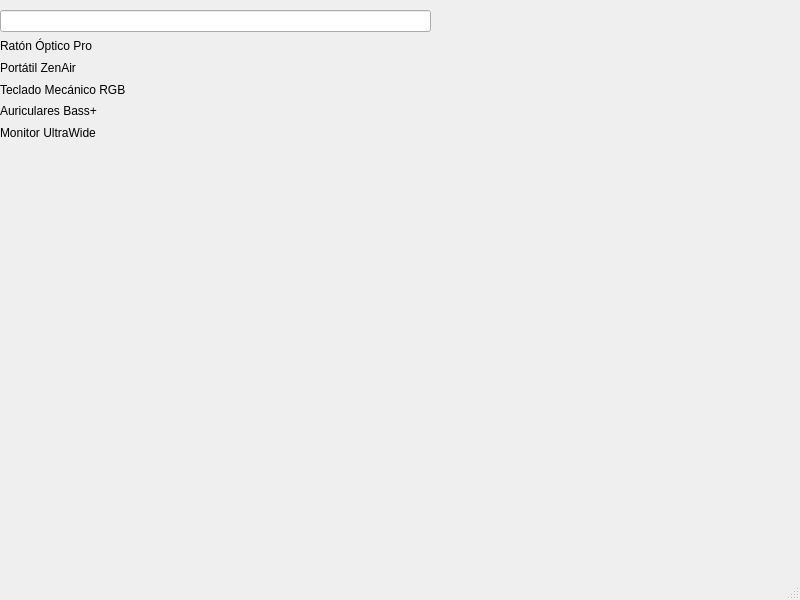
<?xml version="1.0" encoding="UTF-8"?>
<ui version="4.0">
 <class>MainWindow</class>
 <widget class="QMainWindow" name="MainWindow">
  <property name="geometry">
   <rect>
    <x>0</x>
    <y>0</y>
    <width>800</width>
    <height>600</height>
   </rect>
  </property>
  <property name="windowTitle">
   <string>MainWindow</string>
  </property>
  <widget class="QWidget" name="centralwidget">
   <widget class="QWidget" name="verticalLayoutWidget">
    <property name="geometry">
     <rect>
      <x>0</x>
      <y>10</y>
      <width>431</width>
      <height>131</height>
     </rect>
    </property>
    <layout class="QVBoxLayout" name="verticalLayout">
     <item>
      <widget class="QLineEdit" name="lineEdit"/>
     </item>
     <item>
      <widget class="QLabel" name="label">
       <property name="text">
        <string>Ratón Óptico Pro</string>
       </property>
      </widget>
     </item>
     <item>
      <widget class="QLabel" name="label_2">
       <property name="text">
        <string>Portátil ZenAir</string>
       </property>
      </widget>
     </item>
     <item>
      <widget class="QLabel" name="label_3">
       <property name="text">
        <string>Teclado Mecánico RGB</string>
       </property>
      </widget>
     </item>
     <item>
      <widget class="QLabel" name="label_4">
       <property name="text">
        <string>Auriculares Bass+</string>
       </property>
      </widget>
     </item>
     <item>
      <widget class="QLabel" name="label_5">
       <property name="text">
        <string>Monitor UltraWide</string>
       </property>
      </widget>
     </item>
    </layout>
   </widget>
  </widget>
  <widget class="QMenuBar" name="menubar">
   <property name="geometry">
    <rect>
     <x>0</x>
     <y>0</y>
     <width>800</width>
     <height>33</height>
    </rect>
   </property>
  </widget>
  <widget class="QStatusBar" name="statusbar"/>
 </widget>
 <resources/>
 <connections/>
</ui>
